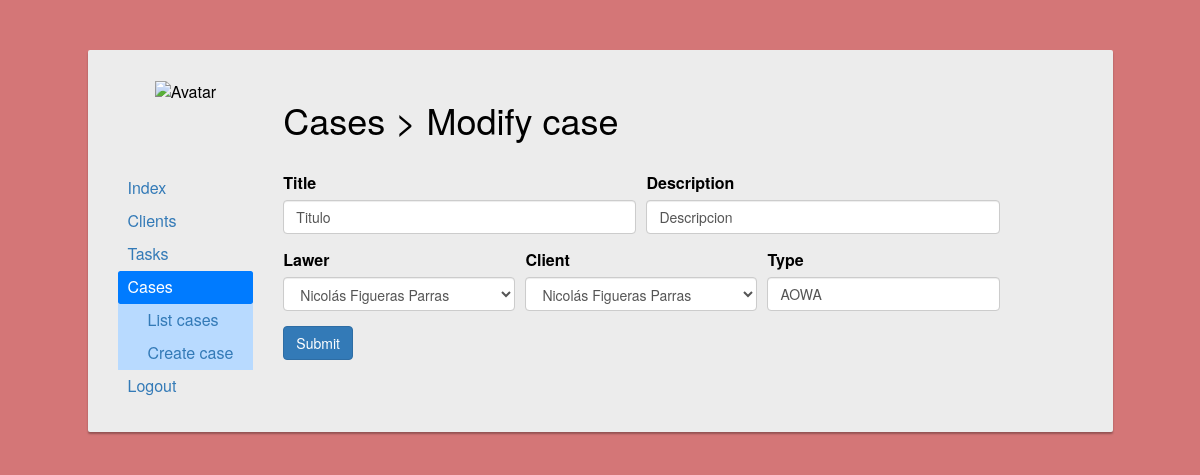
/personalArea/Worker/Cases/modify.php?case=1 (signed in), run on the app's committed database.
### tables this page shows
CREATE TABLE `cases` (
  `case_ID` bigint(20) UNSIGNED NOT NULL,
  `title` varchar(200) NOT NULL,
  `description` varchar(1000) NOT NULL,
  `lawer_ID` bigint(20) NOT NULL,
  `client_ID` bigint(20) NOT NULL,
  `type` varchar(50) NOT NULL
);

CREATE TABLE `lawers` (
  `lawer_ID` bigint(20) UNSIGNED NOT NULL,
  `name` varchar(50) NOT NULL,
  `surname` varchar(70) NOT NULL,
  `birth_date` date NOT NULL,
  `phone` int(11) NOT NULL,
  `email` varchar(50) NOT NULL,
  `username` varchar(15) NOT NULL,
  `password` varchar(30) NOT NULL,
  `salary` float NOT NULL
);

CREATE TABLE `clients` (
  `client_ID` bigint(20) UNSIGNED NOT NULL,
  `name` varchar(50) NOT NULL,
  `surname` varchar(70) NOT NULL,
  `birth_date` date NOT NULL,
  `phone` int(11) NOT NULL,
  `email` varchar(70) NOT NULL,
  `username` varchar(15) NOT NULL,
  `password` varchar(25) NOT NULL,
  `bill` float NOT NULL
);

### personalArea/Worker/Cases/modify.php (the view, shortened to what this page needs)
<!DOCTYPE html>
<html lang="en">
    <head>
        <link rel="stylesheet" href="https://stackpath.bootstrapcdn.com/bootstrap/4.3.1/css/bootstrap.min.css">
        <link rel="stylesheet" href="https://maxcdn.bootstrapcdn.com/bootstrap/3.3.7/css/bootstrap.min.css">
        <link rel="stylesheet" href="https://maxcdn.bootstrapcdn.com/font-awesome/4.7.0/css/font-awesome.min.css">
        <link rel="stylesheet" href="https://use.fontawesome.com/releases/v5.8.1/css/all.css">
    </head>
    <body>
            <?php
                $db = connectDb();
            ?>
            <?php
                if(isset($_GET['case'])){
                    $caseData = mysqli_fetch_array(mysqli_query($db, "SELECT * FROM cases WHERE case_ID = '$_GET[case]'"));
                }
            ?>
        <div class="container-fluid content">
            <div class="row">
                <div class="col-10 offset-1 insideContainer">
                    <div class="row">
                        <div class="col-2 avatar">
                            <img src="../../../img/iconAvatar.png" alt="Avatar">
                        </div>
                        <div class="col-9">
                            <h1>Cases > Modify case</h1>
                        </div>
                    </div>
                    <br>
                    <div class="row">
                        <div class="col-2">
                                <div class="nav flex-column nav-pills" id="v-pills-tab" role="tablist" aria-orientation="vertical">
                                    <a class='nav-link' href='../index.php'>Index</a>
                                    <a class='nav-link' href='../Clients/'>Clients</a>
                                    <a class='nav-link' href="../Tasks/">Tasks</a>
                                    <a class="nav-link active" href="../Cases/">Cases</a>
                                    <div class="table-primary" style="padding-left: 20px;">
                                        <table>
                                            <tr>
                                                <td>
                                                    <a class='nav-link' href='index.php'>List cases</a>
                                                </td>
                                            </tr>
                                            <tr>
                                                <td>
                                                    <a class='nav-link' href='create.php'>Create case</a>
                                                </td>
                                            </tr>
                                        </table>
                                    </div>
                                    <a class="nav-link" href="../../../login/logout.php">Logout</a>
                                </div>
                        </div>
                            <div class="col-9">
                                <form action="modify.php" method="POST">
                                    <div class="form-row">
                                        <div class="form-group col-md-6">
                                            <label for="title">Title</label>
                                            <input type="title" class="form-control" id="title" name="title" value="<?php echo $caseData['title'] ?>">
                                        </div>
                                        <div class="form-group col-md-6">
                                            <label for="description">Description</label>
                                            <input type="description" class="form-control" id="description" name="description" value="<?php echo $caseData['description'] ?>">
                                        </div>
                                    </div>
                                    <div class="form-row">
                                        <div class="form-group col-md-4">
                                            <label for="lawer">Lawer</label>
                                            <select id="lawer" name="lawer_ID" class="form-control">
                                                <?php
                                                    $lawerData = mysqli_fetch_array(mysqli_query($db, "SELECT * FROM lawers WHERE lawer_ID = '$caseData[lawer_ID]'"));
                                                ?>
                                                <option value="<?php echo $caseData['lawer_ID'] ?>" selected><?php echo $lawerData['name']." ".$lawerData['surname'] ?></option>
                                            </select>
                                        </div>
                                        <div class="form-group col-md-4">
                                            <label for="client">Client</label>
                                            <select id="client" name="client_ID" class="form-control">
                                                <?php
                                                    $clientData = mysqli_fetch_array(mysqli_query($db, "SELECT * FROM clients WHERE client_ID = '$caseData[client_ID]'"));
                                                ?>
                                                <option value="<?php echo $clientData['client_ID'] ?>" selected><?php echo $clientData['name']." ".$clientData['surname'] ?></option>
                                            </select>
                                        </div>
                                        <div class="form-group col-md-4">
                                            <label for="description">Type</label>
                                            <input type="type" class="form-control" id="type" name="type" value="<?php echo $caseData['type'] ?>">
                                        </div>
                                    </div>
                                    <input type="submit" class="btn btn-primary" name="modify">
                                </form>
                            </div>
                    </div>
                </div>
            </div>
        </div>
    </body>
</html>

### personalArea/Worker/Cases/modify.php (style rules this page uses)
html, body { overflow-x: hidden; }
body { color: #fff; background: #d47677; }
.content { margin: 0 auto; padding: 50px 0px 300px; }
.insideContainer { color:black; border-radius: 2px; margin-bottom: 15px; font-size: 16px; background: #ececec; box-shadow: 0px 2px 2px rgba(0, 0, 0, 0.3); padding: 30px; position: relative; width:80vw; }
.avatar { text-align: center; }
.avatar img { width: 95px; height: 95px; }

### data on the page
cases: title "Titulo", description "Descripcion", type "AOWA"
lawers: lawer_ID "Nicolás Figueras Parras"
clients: client_ID "Nicolás Figueras Parras"
